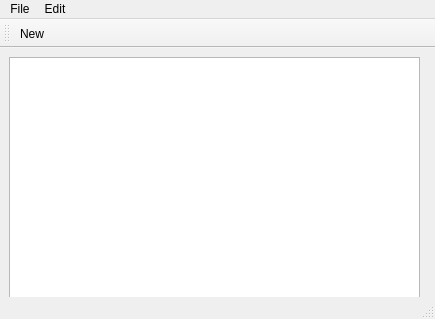
<?xml version="1.0" encoding="UTF-8"?>
<ui version="4.0">
 <class>MainWindow</class>
 <widget class="QMainWindow" name="MainWindow">
  <property name="geometry">
   <rect>
    <x>0</x>
    <y>0</y>
    <width>435</width>
    <height>319</height>
   </rect>
  </property>
  <property name="windowTitle">
   <string>MainWindow</string>
  </property>
  <widget class="QWidget" name="centralwidget">
   <widget class="QWidget" name="verticalLayoutWidget">
    <property name="geometry">
     <rect>
      <x>9</x>
      <y>9</y>
      <width>411</width>
      <height>251</height>
     </rect>
    </property>
    <layout class="QVBoxLayout" name="verticalLayout">
     <item>
      <widget class="QTextEdit" name="textEdit"/>
     </item>
    </layout>
   </widget>
  </widget>
  <widget class="QMenuBar" name="menubar">
   <property name="geometry">
    <rect>
     <x>0</x>
     <y>0</y>
     <width>435</width>
     <height>26</height>
    </rect>
   </property>
   <widget class="QMenu" name="menuFile">
    <property name="title">
     <string>File</string>
    </property>
    <addaction name="actionNew"/>
    <addaction name="actionOpen"/>
    <addaction name="actionSave_As"/>
    <addaction name="actionPrint"/>
    <addaction name="actionExit"/>
   </widget>
   <widget class="QMenu" name="menuEdit">
    <property name="title">
     <string>Edit</string>
    </property>
    <addaction name="actionCopy"/>
    <addaction name="actionPaste"/>
    <addaction name="actionCut"/>
    <addaction name="actionUndo"/>
    <addaction name="actionRedo"/>
   </widget>
   <addaction name="menuFile"/>
   <addaction name="menuEdit"/>
  </widget>
  <widget class="QStatusBar" name="statusbar"/>
  <widget class="QToolBar" name="toolBar">
   <property name="windowTitle">
    <string>toolBar</string>
   </property>
   <attribute name="toolBarArea">
    <enum>TopToolBarArea</enum>
   </attribute>
   <attribute name="toolBarBreak">
    <bool>false</bool>
   </attribute>
   <addaction name="actionNew"/>
  </widget>
  <action name="actionNew">
   <property name="icon">
    <iconset resource="MyName.qrc">
     <normaloff>:/imgs/Icons/New.bmp</normaloff>:/imgs/Icons/New.bmp</iconset>
   </property>
   <property name="text">
    <string>New</string>
   </property>
  </action>
  <action name="actionOpen">
   <property name="icon">
    <iconset resource="MyName.qrc">
     <normaloff>:/imgs/Icons/Open.bmp</normaloff>:/imgs/Icons/Open.bmp</iconset>
   </property>
   <property name="text">
    <string>Open</string>
   </property>
  </action>
  <action name="actionSave_As">
   <property name="icon">
    <iconset resource="MyName.qrc">
     <normaloff>:/imgs/Icons/Save.bmp</normaloff>:/imgs/Icons/Save.bmp</iconset>
   </property>
   <property name="text">
    <string>Save As</string>
   </property>
  </action>
  <action name="actionPrint">
   <property name="text">
    <string>Print</string>
   </property>
  </action>
  <action name="actionExit">
   <property name="text">
    <string>Exit</string>
   </property>
  </action>
  <action name="actionCopy">
   <property name="icon">
    <iconset resource="MyName.qrc">
     <normaloff>:/imgs/Icons/Copy.bmp</normaloff>:/imgs/Icons/Copy.bmp</iconset>
   </property>
   <property name="text">
    <string>Copy</string>
   </property>
  </action>
  <action name="actionPaste">
   <property name="icon">
    <iconset resource="MyName.qrc">
     <normaloff>:/imgs/Icons/Paste.bmp</normaloff>:/imgs/Icons/Paste.bmp</iconset>
   </property>
   <property name="text">
    <string>Paste</string>
   </property>
  </action>
  <action name="actionCut">
   <property name="icon">
    <iconset resource="MyName.qrc">
     <normaloff>:/imgs/Icons/Cut.bmp</normaloff>:/imgs/Icons/Cut.bmp</iconset>
   </property>
   <property name="text">
    <string>Cut</string>
   </property>
  </action>
  <action name="actionUndo">
   <property name="text">
    <string>Undo</string>
   </property>
  </action>
  <action name="actionRedo">
   <property name="text">
    <string>Redo</string>
   </property>
  </action>
 </widget>
 <resources>
  <include location="MyName.qrc"/>
 </resources>
 <connections/>
</ui>
